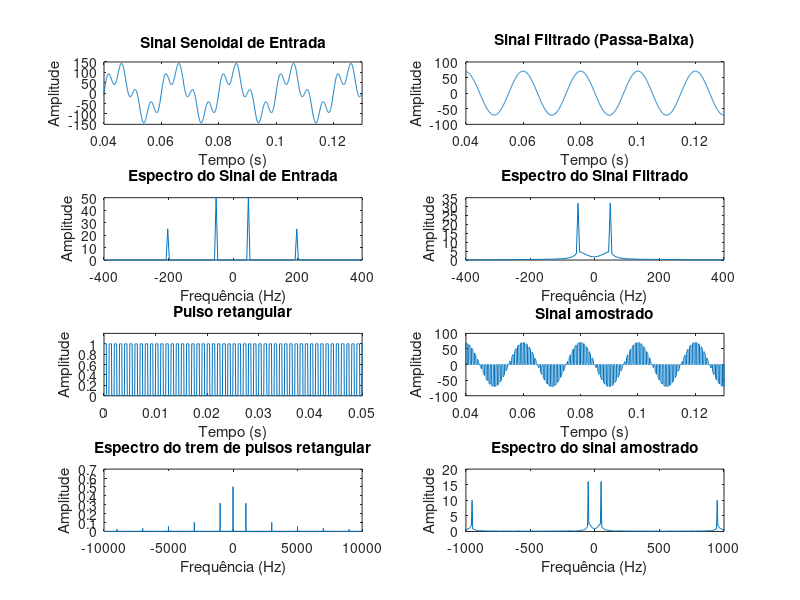
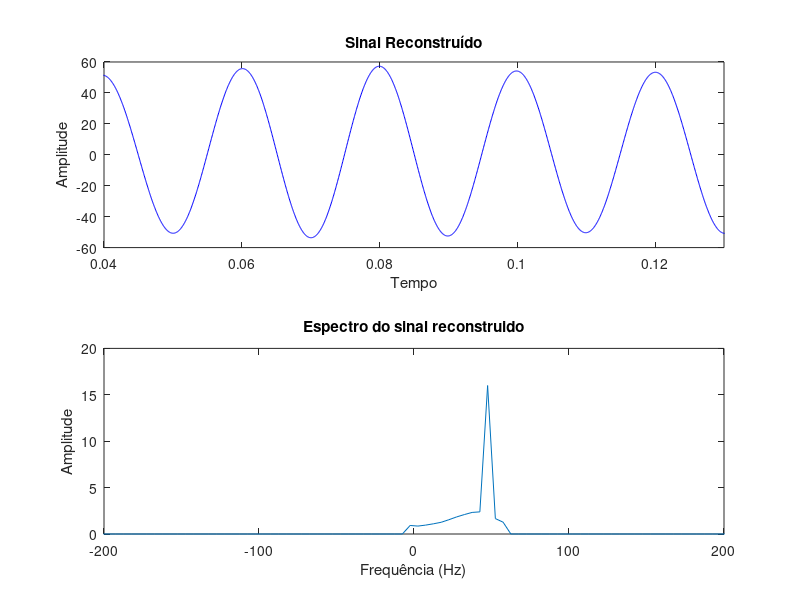

Write MATLAB code to recreate these figures, in order.
clear;
% Carregue o pacote de processamento de sinais
% pkg load signal;

%% dados do sinal
f1 = 50;%Freq entrada Hz
f2 = 200;%Freq entrada Hz
f = 100*f2; %frequencia de resolucao
Fs = 5*f2; %Taxa de amostragem (em Hz)
ts = [0:1/Fs:0.2];%Periodo de amostragem

%% gerar sinal "contínuo"
t_continuo = [0:1/(f):0.2];

% Sinal de entrada
sinal_entrada = 100*sin(2*pi*f1*t_continuo)+50*sin(2*pi*f2*t_continuo);

% 1. Aplicar a Transformada de Fourier (FFT) no sinal de entrada
sinal_fft_entrada = fft(sinal_entrada);
frequencias_fft_entrada = (0:length(sinal_fft_entrada)-1) * (f/length(sinal_fft_entrada));

% 1.1. Calcular as frequências correspondentes ao espectro
N = length(sinal_entrada); % Comprimento do sinal
disp(N);
frequencias = (0:N-1) * (f / N); % Frequências correspondentes

% 1.2. Calcular a magnitude da FFT e ajustar a escala
magnitude_fft = abs(sinal_fft_entrada) / N;

% 1.3. Usar fftshift para centralizar o espectro
magnitude_fft_shifted_sinal_entrada = fftshift(magnitude_fft);
frequencias_shifted_sinal_entrada = (-N/2:N/2-1) * (f / N); % Frequências centralizadas

% 2. Aplicar um filtro anti-aliasing no sinal
% wp = 50/(f/2);
% ws = 200/(f/2);
fc = 50/(f/2);
n = 6;
% [n,wn] = buttord(wp,ws,3,60);
[b, a] = butter(n, fc, 'low');
sinal_filtrado = filter(b, a, sinal_entrada);


% 3. Aplicar a FFT no sinal filtrado
sinal_fft_filtrado = fft(sinal_filtrado);
frequencias_fft_filtrado = (0:length(sinal_fft_filtrado)-1) * (f/length(sinal_fft_filtrado));

% 3.1. Calcular as frequências correspondentes ao espectro do sinal filtrado
N_filtrado = length(sinal_filtrado); % Comprimento do sinal filtrado
frequencias_filtrado = (0:N_filtrado-1) * (f / N_filtrado); % Frequências correspondentes

% 3.2. Calcular a magnitude da FFT e ajustar a escala para o sinal filtrado
magnitude_fft_filtrado = abs(sinal_fft_filtrado) / N_filtrado;

% 3.3. Usar fftshift para centralizar o espectro do sinal filtrado
magnitude_fft_shifted_sinal_filtrado = fftshift(magnitude_fft_filtrado);
frequencias_shifted_sinal_filtrado = (-N_filtrado/2:N_filtrado/2-1) * (f / N_filtrado); % Frequências centralizadas

% 4. Amostragem o sinal filtrado
pulso = 0.5*square(2 * pi * Fs * t_continuo)+0.5;

% 5. Aplicar a FFT no pulso retangular;
fft_pulso = fft(pulso);

% 5.1. Calcular as frequências correspondentes ao espectro do sinal filtrado
N_pulso = length(pulso); % Comprimento do sinal filtrado
frequencias_pulso = (0:N_pulso-1) * (f / N_pulso); % Frequências correspondentes
% 5.2. Calcular a magnitude da FFT e ajustar a escala para o sinal filtrado
magnitude_fft_pulso = abs(fft_pulso) / N_pulso;
% 5.3. Usar fftshift para centralizar o espectro do sinal filtrado
magnitude_fft_shifted_sinal_pulso = fftshift(magnitude_fft_pulso);
frequencias_shifted_sinal_pulso = (-N_pulso/2:N_pulso/2-1) * (f / N_pulso); % Frequências centralizadas

% 6. Amostragem do sinal
sinal_amostrado =  sinal_filtrado.*pulso;

% 7. Aplicar a FFT no sinal amostrado;
fft_sinal_amostrado = fft(sinal_amostrado);

% 7.1. Calcular as frequências correspondentes ao espectro do sinal filtrado
N_amostrado = length(sinal_amostrado); % Comprimento do sinal filtrado
frequencias_amostrado = (0:N_amostrado-1) * (f / N_amostrado); % Frequências correspondentes

% 7.2. Calcular a magnitude da FFT e ajustar a escala para o sinal filtrado
magnitude_fft_amostrado = abs(fft_sinal_amostrado) / N_amostrado;

% 7.3. Usar fftshift para centralizar o espectro do sinal filtrado
magnitude_fft_shifted_sinal_amostrado = fftshift(magnitude_fft_amostrado);
frequencias_shifted_sinal_amostrado = (-N_amostrado/2:N_amostrado/2-1) * (f / N_amostrado); % Frequências centralizadas


% Parâmetros do filtro passa-baixa ideal
fc = 60; % Frequência de corte em Hz
t_tempo = [0:1/Fs:0.2]; % Vetor de tempo correspondente ao sinal amostrado

% Crie um filtro passa-baixa ideal no domínio da frequência usando a função square
filtro_passa_baixa_quadrado = zeros(size(frequencias_amostrado));
filtro_passa_baixa_quadrado(frequencias_amostrado <= fc) = 1;

% Aplique o filtro na transformada de Fourier do sinal amostrado
sinal_filtrado_fft_quadrado = fft_sinal_amostrado .* filtro_passa_baixa_quadrado;

% Agora, você pode calcular a transformada inversa para obter o sinal no domínio do tempo
sinal_filtrado_tempo_quadrado = ifft(sinal_filtrado_fft_quadrado);

% ampliação do sinal reconstruido
fator_ampliacao = 3; % ampliação de 3 vezes
sinal_reconstruido = sinal_filtrado_tempo_quadrado * fator_ampliacao;

% 7.4. Calcular as frequências correspondentes ao espectro do sinal filtrado
N_reconstruido = length(sinal_reconstruido); % Comprimento do sinal filtrado
frequencias_reconstruido = (0:N_reconstruido-1) * (f / N_reconstruido); % Frequências correspondentes

% 7.5. Calcular a magnitude da FFT e ajustar a escala para o sinal filtrado
magnitude_fft_reconstruido = abs(sinal_filtrado_fft_quadrado) / N_reconstruido;

% 7.6. Usar fftshift para centralizar o espectro do sinal filtrado
magnitude_fft_shifted_sinal_reconstruido = fftshift(magnitude_fft_reconstruido);
frequencias_shifted_sinal_reconstruido = (-N_reconstruido/2:N_reconstruido/2-1) * (f / N_reconstruido); % Frequências centralizadas

% Plot dos resultados
figure;

% Plot do sinal de entrada
subplot(4, 2, 1);
plot(t_continuo, sinal_entrada);
title('Sinal Senoidal de Entrada');
% Defina os limites dos eixos X e Y
xlim([0.04, 0.13]); % Limita o eixo X de 0.1 a 0.15
xlabel('Tempo (s)');
ylabel('Amplitude');

% Plot da FFT do sinal de entrada
subplot(4, 2, 3);
plot(frequencias_shifted_sinal_entrada, magnitude_fft_shifted_sinal_entrada,'-');
title('Espectro do Sinal de Entrada');
xlim([-400, 400]); % Limita o eixo X de -400 a 400
xlabel('Frequência (Hz)');
ylabel('Amplitude');

% Plot do sinal de entrada filtrado
subplot(4, 2, 2);
plot(t_continuo, sinal_filtrado);
title('Sinal Filtrado (Passa-Baixa)');
xlim([0.04, 0.13]); % Limita o eixo X de 0.00 a 0.05
xlabel('Tempo (s)');
ylabel('Amplitude');

% Plot da FFT do sinal filtrado
subplot(4, 2, 4);
plot(frequencias_shifted_sinal_filtrado, magnitude_fft_shifted_sinal_filtrado,'-');
title('Espectro do Sinal Filtrado');
xlim([-400, 400]); % Limita o eixo X de -400 a 400
xlabel('Frequência (Hz)');
ylabel('Amplitude');

% Plot do pulso retangular
subplot(4, 2, 5);
plot(t_continuo, pulso);
max_pulso = max(pulso);
extra_height = 0.2; % Para facilitar a visualização
title('Pulso retangular');
xlim([0.0, 0.05]); % Limita o eixo X de 0.0 a 0.05
ylim([0, max_pulso + extra_height]);
xlabel('Tempo (s)');
ylabel('Amplitude');

% Plot da fft do trem de pulsos retangular
subplot(4, 2, 7);
plot(frequencias_shifted_sinal_pulso, magnitude_fft_shifted_sinal_pulso,'-');
title('Espectro do trem de pulsos retangular');
xlabel('Frequência (Hz)');
ylabel('Amplitude');

% Plot do sinal amostrado
subplot(4, 2, 6);
plot(t_continuo, sinal_amostrado);
title('Sinal amostrado');
xlim([0.04, 0.13]); % Limita o eixo X de 0.04 a 0.13
xlabel('Tempo (s)');
ylabel('Amplitude');

% Plot da fft do sinal amostrado
subplot(4, 2, 8);
plot(frequencias_shifted_sinal_amostrado, magnitude_fft_shifted_sinal_amostrado,'-');
title('Espectro do sinal amostrado');
xlim([-1000, 1000]); % Limita o eixo X de -1500 a 1500
xlabel('Frequência (Hz)');
ylabel('Amplitude');


hold off;
figure;
% Plot do sinal reconstruido
subplot(2, 1, 1);
plot(t_continuo, sinal_reconstruido, 'b');
title('Sinal Reconstruído');
xlim([0.04, 0.13]); % Limita o eixo X de 0.04 a 0.13
xlabel('Tempo');
ylabel('Amplitude');

% Plot do filtro PB ideal
subplot(2, 1, 2);
plot(frequencias_shifted_sinal_reconstruido, magnitude_fft_shifted_sinal_reconstruido,'-');
title('Espectro do sinal reconstruido');
xlim([-200, 200]); % Limita o eixo X de -200 a 200
xlabel('Frequência (Hz)');
ylabel('Amplitude');

